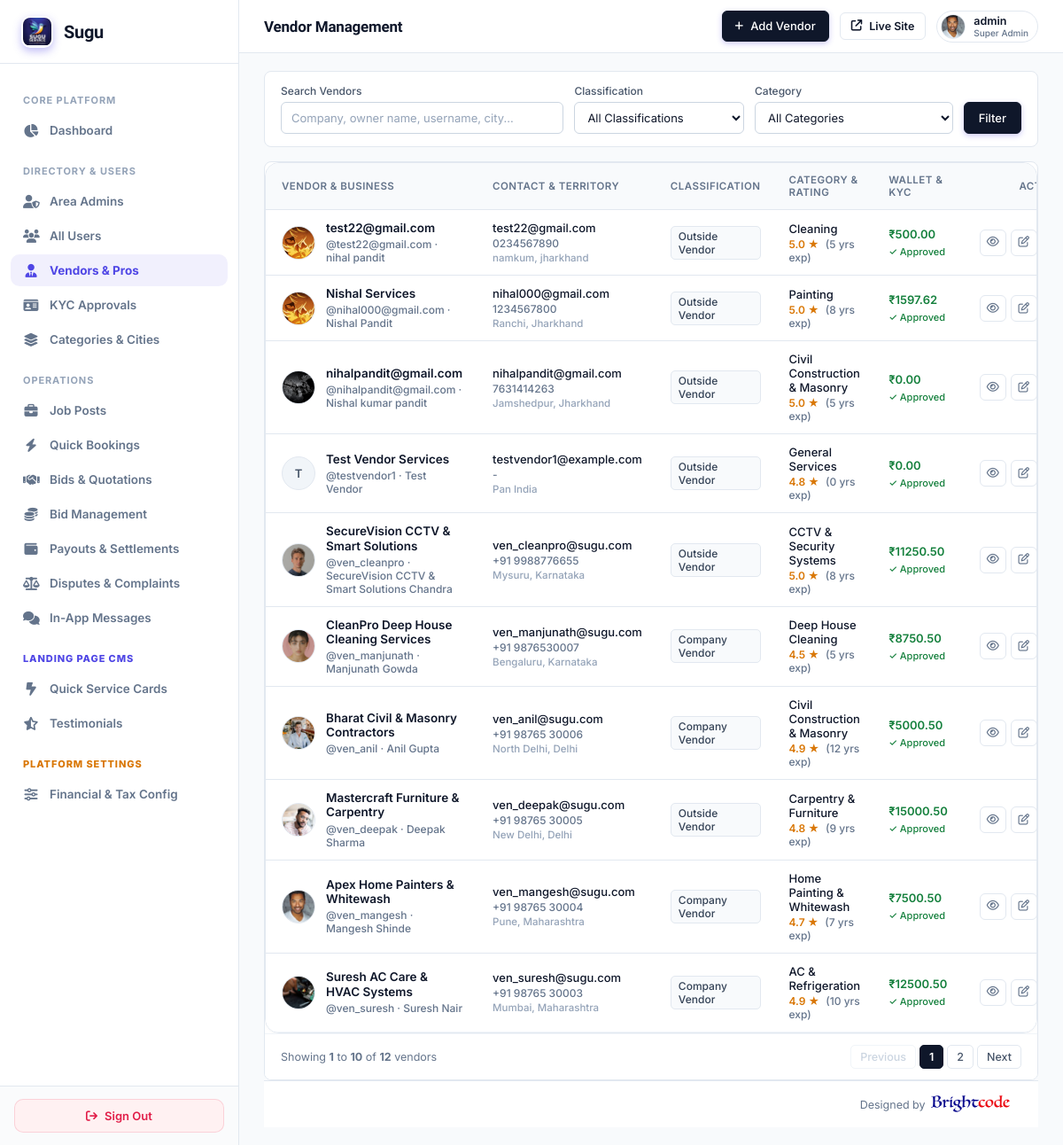
The app's page /super-admin/vendors/ (signed in), older data.
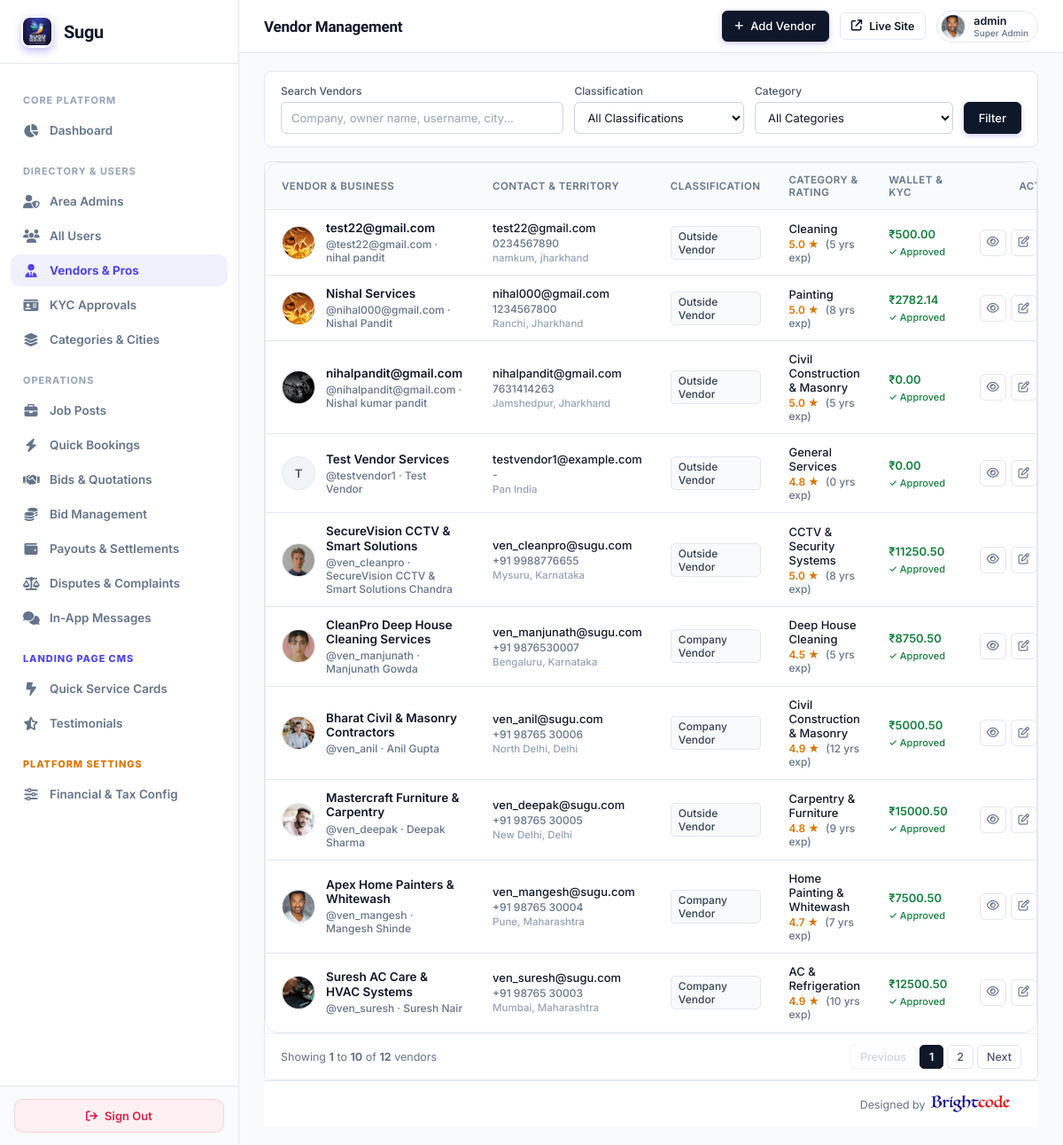
The same page, newer data.
### myapp/models.py (models this page shows, shortened)
class VendorProfile(models.Model):
    user = models.OneToOneField(CustomUser, on_delete=models.CASCADE, related_name='vendor_profile')
    vendor_code = models.CharField(max_length=50, unique=True, null=True, blank=True)
    mobile = models.CharField(max_length=20, null=True, blank=True)
    company_name = models.CharField(max_length=255, blank=True, null=True)
    category = models.CharField(max_length=100)
    location = models.CharField(max_length=255)
    VENDOR_TYPE_CHOICES = (
        ('vendor', 'Vendor'),
        ('company', 'Company Vendor'),
    )
    vendor_type = models.CharField(max_length=20, choices=VENDOR_TYPE_CHOICES, default='vendor')
    employee_code = models.CharField(max_length=50, null=True, blank=True)
    employee_details = models.TextField(null=True, blank=True)
    dob = models.DateField(null=True, blank=True)
    gender = models.CharField(max_length=20, null=True, blank=True)
    address = models.TextField(null=True, blank=True)
    experience = models.IntegerField(default=0)
    id_proof = models.CharField(max_length=100, null=True, blank=True)
    profile_image = models.ImageField(upload_to='vendor_profiles/', null=True, blank=True)
    about = models.TextField(null=True, blank=True)
    rating = models.DecimalField(max_digits=3, decimal_places=1, default=0.0)
    available_bids = models.IntegerField(default=5)
    registered_date = models.DateTimeField(default=timezone.now)
    def __str__(self):
        return self.company_name or self.user.username

class VendorWallet(models.Model):
    vendor = models.OneToOneField(CustomUser, on_delete=models.CASCADE, related_name='wallet')
    available_balance = models.DecimalField(max_digits=12, decimal_places=2, default=0.00)
    total_earned = models.DecimalField(max_digits=12, decimal_places=2, default=0.00)
    total_withdrawn = models.DecimalField(max_digits=12, decimal_places=2, default=0.00)
    updated_at = models.DateTimeField(auto_now=True)
    class Meta:
        verbose_name = "Vendor Wallet"
        verbose_name_plural = "Vendor Wallets"

class CustomUser(AbstractUser):
    ROLE_CHOICES = (
        ('ADMIN', 'Admin'),
        ('VENDOR', 'Vendor'),
        ('USER', 'User'),
    )
    role = models.CharField(max_length=20, choices=ROLE_CHOICES, default='USER')
    assigned_state = models.CharField(max_length=100, blank=True, null=True, help_text="Assigned State/Territory for Area Admin")
    assigned_city = models.CharField(max_length=100, blank=True, null=True, help_text="Assigned City (optional) for Area Admin")

class UserProfile(models.Model):
    user = models.OneToOneField(CustomUser, on_delete=models.CASCADE, related_name='user_profile')
    phone_number = models.CharField(max_length=20, blank=True, null=True)
    city = models.CharField(max_length=100, blank=True, null=True)
    state = models.CharField(max_length=100, blank=True, null=True)
    profile_image = models.ImageField(upload_to='user_profiles/', null=True, blank=True)

### myapp/super_admin_views.py (the view, shortened to what this page needs)
# urls.py: path('super-admin/vendors/', super_admin_views.super_admin_vendors, name='super_admin_vendors'),
@sa_required
def super_admin_vendors(request):
    q = request.GET.get('q', '').strip()
    vendor_type = request.GET.get('type', '').strip()
    category = request.GET.get('category', '').strip()
    vendors_qs = VendorProfile.objects.all().select_related(
        'user', 'user__user_profile', 'user__wallet', 'user__kyc_document'
    ).order_by('-registered_date')
    if vendor_type:
        vendors_qs = vendors_qs.filter(vendor_type=vendor_type)
    if category:
        vendors_qs = vendors_qs.filter(category=category)
    categories = Category.objects.all().order_by('name')
    paginator = Paginator(vendors_qs, 10)
    page_num = request.GET.get('page', 1)
    try:
        vendors = paginator.page(page_num)
    except (EmptyPage, PageNotAnInteger):
        vendors = paginator.page(1)
    page_range = paginator.get_elided_page_range(vendors.number, on_each_side=2, on_ends=1)
    return render(request, 'superadmin/vendors.html', {
        'vendors': vendors,
        'page_range': page_range,
        'q': q,
        'vendor_type': vendor_type,
        'category': category,
        'categories': categories,
    })

### myapp/super_admin_views.py (called while the page is built)
def sa_required(view_func):
    from functools import wraps
    @wraps(view_func)
    def wrapper(request, *args, **kwargs):
        if not request.user.is_authenticated or not request.user.is_superuser:
            return redirect(f'{LOGIN_URL}?next={request.path}')
        return view_func(request, *args, **kwargs)
    return wrapper

### templates/superadmin/vendors.html (shortened to what the changed rows need)
{% extends 'superadmin/base.html' %}
{% block content %}
<div style="background: #ffffff; border: 1px solid #e2e8f0; border-radius: 8px; overflow: hidden;">
  <div class="table-container" style="overflow-x: auto;">
    <table style="width: 100%; border-collapse: collapse; text-align: left;">
      <thead>
        <tr style="background: #f8fafc; border-bottom: 1px solid #e2e8f0;">
          <th style="padding: 12px 18px; font-size: 11.5px; font-weight: 600; text-transform: uppercase; letter-spacing: 0.04em; color: #64748b;">Vendor &amp; Business</th>
          <th style="padding: 12px 16px; font-size: 11.5px; font-weight: 600; text-transform: uppercase; letter-spacing: 0.04em; color: #64748b;">Contact &amp; Territory</th>
          <th style="padding: 12px 16px; font-size: 11.5px; font-weight: 600; text-transform: uppercase; letter-spacing: 0.04em; color: #64748b;">Classification</th>
          <th style="padding: 12px 16px; font-size: 11.5px; font-weight: 600; text-transform: uppercase; letter-spacing: 0.04em; color: #64748b;">Category &amp; Rating</th>
          <th style="padding: 12px 16px; font-size: 11.5px; font-weight: 600; text-transform: uppercase; letter-spacing: 0.04em; color: #64748b;">Wallet &amp; KYC</th>
          <th style="padding: 12px 20px; font-size: 11.5px; font-weight: 600; text-transform: uppercase; letter-spacing: 0.04em; color: #64748b; text-align: right;">Actions</th>
        </tr>
      </thead>
      <tbody>
        {% for v in vendors %}
        <tr style="border-bottom: 1px solid #f1f5f9; transition: background 0.1s ease;" onmouseover="this.style.background='#fafbfc'" onmouseout="this.style.background='transparent'">
          <td style="padding: 12px 18px;">
            <div style="display: flex; align-items: center; gap: 12px;">
              {% if v.profile_image %}
                <img src="{{ v.profile_image.url }}" alt="{{ v.company_name|default:v.user.username }}" style="width: 38px; height: 38px; border-radius: 50%; object-fit: cover; flex-shrink: 0; border: 1px solid #e2e8f0;">
              {% elif v.user.user_profile.profile_image %}
                <img src="{{ v.user.user_profile.profile_image.url }}" alt="{{ v.company_name|default:v.user.username }}" style="width: 38px; height: 38px; border-radius: 50%; object-fit: cover; flex-shrink: 0; border: 1px solid #e2e8f0;">
              {% endif %}
              <div>
                <div onclick="openVendorQuickModal({{ v.id }})" style="font-weight: 600; color: #0f172a; font-size: 13.5px; cursor: pointer; line-height: 1.2;" onmouseover="this.style.textDecoration='underline'" onmouseout="this.style.textDecoration='none'">
                  {{ v.company_name|default:v.user.username }}
                </div>
                <div style="font-size: 12px; color: #64748b; margin-top: 3px;">
                  @{{ v.user.username }}
                  {% if v.user.first_name %} · {{ v.user.first_name }} {{ v.user.last_name }}{% endif %}
                </div>
              </div>
            </div>
          </td>
          <td style="padding: 12px 16px;">
            <div style="color: #0f172a; font-size: 13px; font-weight: 500;">
              {{ v.user.email|default:"-" }}
            </div>
            <div style="font-size: 12px; color: #64748b; margin-top: 2px;">
              {{ v.user.user_profile.phone_number|default:"-" }}
            </div>
            <div style="font-size: 11.5px; color: #94a3b8; margin-top: 2px;">
              {{ v.location|default:"Pan India" }}
            </div>
          </td>
          <td style="padding: 12px 16px;">
            {% if v.vendor_type == 'company' %}
              <span style="display: inline-flex; align-items: center; padding: 3px 8px; border-radius: 5px; font-size: 12px; font-weight: 500; background: #f8fafc; color: #334155; border: 1px solid #e2e8f0;">
                Company Vendor
              </span>
            {% else %}
              <span style="display: inline-flex; align-items: center; padding: 3px 8px; border-radius: 5px; font-size: 12px; font-weight: 500; background: #f8fafc; color: #334155; border: 1px solid #e2e8f0;">
                Outside Vendor
              </span>
            {% endif %}
          </td>
          <td style="padding: 12px 16px;">
            <div style="font-weight: 500; font-size: 13px; color: #0f172a;">{{ v.category }}</div>
            <div style="font-size: 12px; color: #64748b; margin-top: 2px;">
              <span style="color: #d97706; font-weight: 600;">{{ v.rating|default:"5.0" }} ★</span>
              <span style="margin-left: 4px;">({{ v.experience }} yrs exp)</span>
            </div>
          </td>
          <td style="padding: 12px 16px;">
            <div style="font-weight: 600; font-size: 13px; color: #15803d;">
              ₹{{ v.user.wallet.available_balance|default:"0.00" }}
            </div>
            <div style="margin-top: 3px;">
              {% if v.user.kyc_document.status == 'approved' %}
                <span style="font-size: 11px; color: #15803d; font-weight: 500;">✓ Approved</span>
              {% elif v.user.kyc_document.status == 'pending' %}
                <span style="font-size: 11px; color: #d97706; font-weight: 500;">⏳ Pending</span>
              {% else %}
                <span style="font-size: 11px; color: #64748b;">Not Submitted</span>
              {% endif %}
            </div>
          </td>
          <td style="padding: 12px 20px; text-align: right;">
            <div style="display: inline-flex; gap: 5px; align-items: center;">
              <button type="button" onclick="openVendorQuickModal({{ v.id }})" class="action-btn" title="View Details">
                <i class="fa-regular fa-eye"></i>
              </button>
              <a href="{% url 'super_admin_vendor_edit' v.id %}" class="action-btn" title="Edit Vendor">
                <i class="fa-regular fa-pen-to-square"></i>
              </a>
            </div>
          </td>
        </tr>
        {% endfor %}
      </tbody>
    </table>
  </div>
</div>
{% endblock %}

Row changes from the older to the newer data that the page shows:
changed through a linked row, VendorProfile "Painting": user.wallet.available_balance "1597.62" → "2782.14"
